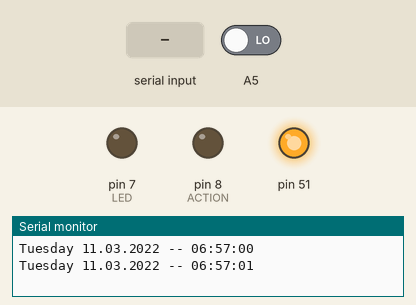
Simulated run of this sketch. Board: Arduino Mega 2560, built with avr-gcc and run on an emulated ATmega2560. Shown: output pins drawn as LEDs (lit = HIGH), the last lines printed to the serial monitor. Dashed ring = blinking. Inputs (shaded band) come from the test bench; at power-on: A5 LOW. The local clock reads 2024-03-15 10:24:30 at power-on unless the sketch sets it.

Above: at 1.2 s.
1.3 s: A5 driven HIGH
7.6 s: "0" received over the second serial link
At 8.19 s:
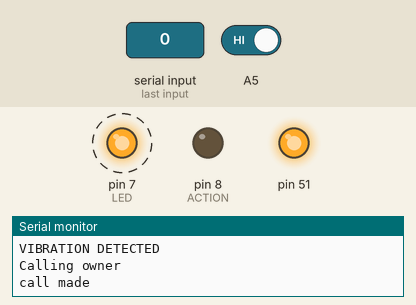
10.3 s: ":" received over the second serial link
Timing chart, 0 to 13.3 s (numbered marks = the images above; inputs shaded):
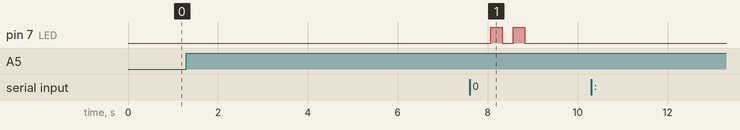

Measured:
- by itself, pin 7 (LED): alternates HIGH for 0.25 s and LOW for 0.25 s, 4 changes in all, then stays LOW

The sketch:

merge2.ino
```cpp
#include <SoftwareSerial.h>
#include <DS3231.h>
#include <SD.h>
#include <TMRpcm.h>
#include <SPI.h>
#include <stdio.h>

#define ON 1
#define OFF 0

#define DETECT 2                // pin 2 for  laser sensor detection pin
#define ACTION 8                // pin 8 for action to do someting

#define vibration_Sensor 6
#define LED 7

#define RX 10                   // Connect to the TX pin of the HC-12
#define TX 11                   // Connect to the RX pin of the HC-12

#define SD_ChipSelectPin 53     // example uses hardware SS pin 53 on Mega2560
//#define SD_ChipSelectPin 10   // using digital pin 10 on arduino uno 328, can use other pins
#define SD_SpeakerPin 46        // previously was 9 for uno

#define call_owner  "ATD+ +8801857715545;"            // put owner phone number
#define sms_owner "AT+CMGS=\"+8801857715545\"\r"


DS3231  rtc(SDA, SCL);          // Init the DS3231 using the hardware interface
bool sensorValidity = true;

SoftwareSerial mySerial(RX, TX);// init software serial for hc12 communication
SoftwareSerial SIM900A(12,13);    // init software serial for gsm900

String present_time = "";       // RTC variables

int present_condition = 0;      // vibration variables
int previous_condition = 0;

TMRpcm tmrpcm;                  // needed for sd card module


void setup(){
  pinMode(51,OUTPUT);
  digitalWrite(51, HIGH);
  //Serial.println("inside setup");
  SIM900A.begin(9600);          // GSM Module Baud rate – communication speed
  Serial.begin(9600);           // initially was 115200
  mySerial.begin(9600);       // initializing software serial as well

  //laser setup
  pinMode(DETECT, INPUT);       //define detect input pin
  pinMode(ACTION, OUTPUT);      //define ACTION output pin

  //rtc setup
  rtc.begin();
  // The following lines can be uncommented to set the date and time
  rtc.setDOW(TUESDAY);          // Set Day-of-Week to SUNDAY
  rtc.setTime(6, 57, 0);       // Set the time to 12:00:00 (24hr format)
  rtc.setDate(11, 3, 2022);     // Set the date to January 1st, 2014

  //vibration setup
  pinMode(vibration_Sensor, INPUT);
  pinMode(LED, OUTPUT);

  //sd card setup
  tmrpcm.speakerPin = SD_SpeakerPin;   //5,6,11 or 46 on Mega, 9 on Uno, Nano, etc
//  if(!SD.begin(SD_ChipSelectPin)){
//    Serial.println("SD fail");
//    return;
//  }
  //tmrpcm.setVolume(6);
  //tmrpcm.play("song.wav");

  //Serial.println("done setting up");
}

void led_blink(void);
void vibrationCheck();
void laserCheck();
void rtcUpdate();
void timeCheck();
void hc12_Signal();
void playAudio();

void loop(){
  //Serial.println("inside loop");
  rtcUpdate();        // update from RTC
  timeCheck();        // checking the time for sensor validity
  vibrationCheck();   // checking if vibration detected
  //laserCheck();       // checking if laser interference is interfered
  hc12_Signal();      // sending signal to the receiving hc12


  if (SIM900A.available()>0)
    Serial.write(SIM900A.read());

  // Wait one second before repeating loop :)
  delay (1000);       // this delay needed for rtc
}


void rtcUpdate(){     // serial prints wont be needed afterwards. maybe discarded
  // Send Day-of-Week
  Serial.print(rtc.getDOWStr());
  Serial.print(" ");

  // Send date
  Serial.print(rtc.getDateStr());
  Serial.print(" -- ");

  // Send time
  present_time = rtc.getTimeStr();    // present_time now contains string of time format. for example, present_time = "12:50:52"
  Serial.println(rtc.getTimeStr());
}

void timeCheck(){
  //checking if it is 7 A.M.
  if((present_time[0] == '0' && present_time[1] == '7' && present_time[2] == ':') || (present_time[0] == '7' && present_time[1] == ':')){
    sensorValidity = false;
    digitalWrite(51, LOW);
    Serial.println("its 7 am. turning sensors OFF");
  }


  //checking if it is 7 P.M.
  if((present_time[0] == '1' && present_time[1] == '9' && present_time[2] == ':')){
    sensorValidity = true;
    digitalWrite(51, HIGH);
    Serial.println("its 7 pm. turning sensors ON");
  }

}


//Function to check if vibration is detected
void vibrationCheck(){
  if(sensorValidity){                               // only functional when sensorValidity == true
    //vibration input
    previous_condition = present_condition;
    present_condition = digitalRead(A5);            // Reading digital data from the A5 Pin of the Arduino.
    if (previous_condition != present_condition) {
      mySerial.write("VIBRATION DETECTED");         // sending alert signal to receiving hc12
      Serial.println("VIBRATION DETECTED");
      Makecall();                                   // calling owner to alert
      //playAudio();                                  // playing audio from sd card (code may be updated later)
      led_blink();
    }else{
      //Serial.println("VIBRATION not DETECTED");
      digitalWrite(LED, OFF);
    }
  }
}

// Function to check if laser detection is interfered
void laserCheck(){
  int detected = digitalRead(DETECT);       // read Laser sensor
  if( detected == HIGH){
    digitalWrite(ACTION,LOW);               // set the buzzer OFF
    Serial.println("Detected!");
  }else{
    digitalWrite(ACTION,HIGH);              // Set the buzzer ON
    Serial.println("No laser");
    mySerial.write("LASER COMPROMISED");    // sending alert signal to receiving hc12
    Makecall();                             // calling owner to alert
    playAudio();                            // playing audio from sd card (code may be updated later)
  }
  delay(200);
}


// Function to send signal through hc12
void hc12_Signal(){
  if (mySerial.available()) {
    Serial.write(mySerial.read());
  }
  if (Serial.available()) {
    mySerial.write(Serial.read());
  }
}

// play sd card audio
void playAudio(){
  tmrpcm.setVolume(6);
  tmrpcm.play("song.wav");
}

// LED Blinking code that blinks 2 times in 1 second.
void led_blink(void) {
  digitalWrite(LED, ON);
  delay(250);
  digitalWrite(LED, OFF);
  delay(250);
  digitalWrite(LED, ON);
  delay(250);
  digitalWrite(LED, OFF);
  delay(250);
}


// All gsm functions
void SendMessage(String msg){
  Serial.println ("Sending Message please wait….");
  SIM900A.println("AT+CMGF=1");                       // Text Mode initialisation
  delay(1000);
  Serial.println ("Set SMS Number");
  //SIM900A.println("AT+CMGS=\"+8801857715545\"\r");  // Receiver’s Mobile Number
  SIM900A.println(sms_owner);
  delay(1000);
  Serial.println ("Set SMS Content");
  SIM900A.println(msg);
  //SIM900A.println("This is message content");       // Messsage content
  delay(100);
  Serial.println ("Done");
  SIM900A.println((char)26);// delay(1000);
  Serial.println ("Message sent succesfully");
}

void RecieveMessage(){
  Serial.println ("Receiving Messeges");
  delay (1000);
  SIM900A.println("AT+CNMI=2,2,0,0,0");               // Receiving Mode Enabled
  delay(1000);
  Serial.write ("Messege Received Sucessfully");
}

void Makecall(){
  Serial.println ("Calling owner");
  delay (1000);
  //SIM900A.println("ATD+ +8801857715545;");
  SIM900A.println(call_owner);
  Serial.write ("call made");
  delay(5000);
  //Serial.write ("hanging up call");
  //SIM900A.println("ATH");                           // For call hang up

}

void Receivingcall(){
  Serial.println ("Receiving call");
  delay (1000);
  SIM900A.println("ATA");                             // Receiving Mode Enabled
  delay(1000);
  Serial.write ("receive call Sucessfully");
}
```
